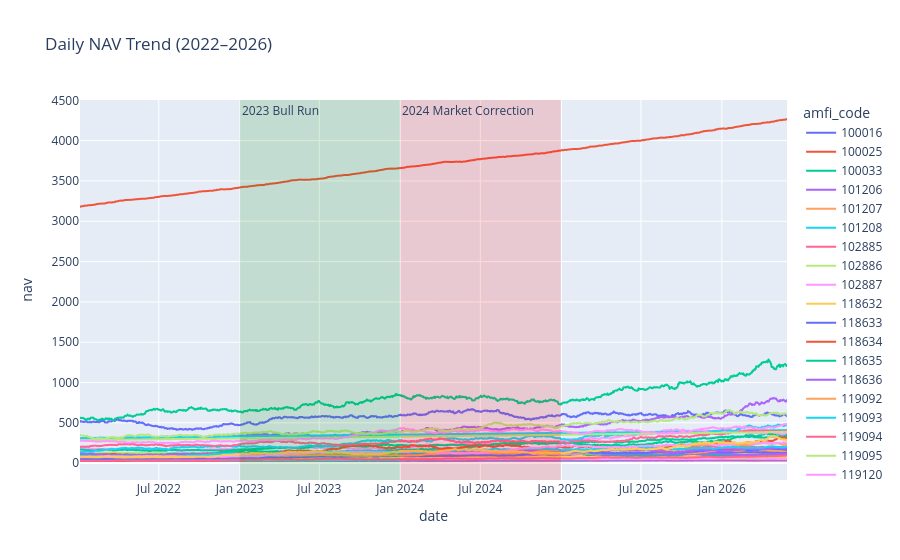

Notebook code cell kept with this figure:
### Code cell
fig = px.line(
    nav,
    x="date",
    y="nav",
    color="amfi_code",
    title="Daily NAV Trend (2022–2026)"
)

# Highlight 2023 Bull Run
fig.add_vrect(
    x0="2023-01-01",
    x1="2023-12-31",
    fillcolor="green",
    opacity=0.15,
    line_width=0,
    annotation_text="2023 Bull Run",
    annotation_position="top left"
)

# Highlight 2024 Market Correction
fig.add_vrect(
    x0="2024-01-01",
    x1="2024-12-31",
    fillcolor="red",
    opacity=0.15,
    line_width=0,
    annotation_text="2024 Market Correction",
    annotation_position="top left"
)

# Save the interactive chart
fig.write_html("../charts/nav_trend.html")

# Display the chart
fig.show()

### Figure 1 — Plotly figure (JSON) as saved in the notebook; plotly's stock layout.template omitted (floating-point values rounded to 4 significant figures; data arrays with more than 128 entries replaced by an {"elided": "..."} marker saying what was removed)
{"data": [{"hovertemplate": "amfi_code=100016<br>date=%{x}<br>nav=%{y}<extra></extra>", "legendgroup": "100016", "line": {"color": "#636efa", "dash": "solid"}, "marker": {"symbol": "circle"}, "mode": "lines", "name": "100016", "showlegend": true, "type": "scattergl", "x": {"elided": "1150 str values"}, "xaxis": "x", "y": {"elided": "1150 float values"}, "yaxis": "y"}, {"hovertemplate": "amfi_code=100025<br>date=%{x}<br>nav=%{y}<extra></extra>", "legendgroup": "100025", "line": {"color": "#EF553B", "dash": "solid"}, "marker": {"symbol": "circle"}, "mode": "lines", "name": "100025", "showlegend": true, "type": "scattergl", "x": {"elided": "1150 str values"}, "xaxis": "x", "y": {"elided": "1150 float values"}, "yaxis": "y"}, {"hovertemplate": "amfi_code=100033<br>date=%{x}<br>nav=%{y}<extra></extra>", "legendgroup": "100033", "line": {"color": "#00cc96", "dash": "solid"}, "marker": {"symbol": "circle"}, "mode": "lines", "name": "100033", "showlegend": true, "type": "scattergl", "x": {"elided": "1150 str values"}, "xaxis": "x", "y": {"elided": "1150 float values"}, "yaxis": "y"}, {"hovertemplate": "amfi_code=101206<br>date=%{x}<br>nav=%{y}<extra></extra>", "legendgroup": "101206", "line": {"color": "#ab63fa", "dash": "solid"}, "marker": {"symbol": "circle"}, "mode": "lines", "name": "101206", "showlegend": true, "type": "scattergl", "x": {"elided": "1150 str values"}, "xaxis": "x", "y": {"elided": "1150 float values"}, "yaxis": "y"}, {"hovertemplate": "amfi_code=101207<br>date=%{x}<br>nav=%{y}<extra></extra>", "legendgroup": "101207", "line": {"color": "#FFA15A", "dash": "solid"}, "marker": {"symbol": "circle"}, "mode": "lines", "name": "101207", "showlegend": true, "type": "scattergl", "x": {"elided": "1150 str values"}, "xaxis": "x", "y": {"elided": "1150 float values"}, "yaxis": "y"}, {"hovertemplate": "amfi_code=101208<br>date=%{x}<br>nav=%{y}<extra></extra>", "legendgroup": "101208", "line": {"color": "#19d3f3", "dash": "solid"}, "marker": {"symbol": "circle"}, "mode": "lines", "name": "101208", "showlegend": true, "type": "scattergl", "x": {"elided": "1150 str values"}, "xaxis": "x", "y": {"elided": "1150 float values"}, "yaxis": "y"}, {"hovertemplate": "amfi_code=102885<br>date=%{x}<br>nav=%{y}<extra></extra>", "legendgroup": "102885", "line": {"color": "#FF6692", "dash": "solid"}, "marker": {"symbol": "circle"}, "mode": "lines", "name": "102885", "showlegend": true, "type": "scattergl", "x": {"elided": "1150 str values"}, "xaxis": "x", "y": {"elided": "1150 float values"}, "yaxis": "y"}, {"hovertemplate": "amfi_code=102886<br>date=%{x}<br>nav=%{y}<extra></extra>", "legendgroup": "102886", "line": {"color": "#B6E880", "dash": "solid"}, "marker": {"symbol": "circle"}, "mode": "lines", "name": "102886", "showlegend": true, "type": "scattergl", "x": {"elided": "1150 str values"}, "xaxis": "x", "y": {"elided": "1150 float values"}, "yaxis": "y"}, {"hovertemplate": "amfi_code=102887<br>date=%{x}<br>nav=%{y}<extra></extra>", "legendgroup": "102887", "line": {"color": "#FF97FF", "dash": "solid"}, "marker": {"symbol": "circle"}, "mode": "lines", "name": "102887", "showlegend": true, "type": "scattergl", "x": {"elided": "1150 str values"}, "xaxis": "x", "y": {"elided": "1150 float values"}, "yaxis": "y"}, {"hovertemplate": "amfi_code=118632<br>date=%{x}<br>nav=%{y}<extra></extra>", "legendgroup": "118632", "line": {"color": "#FECB52", "dash": "solid"}, "marker": {"symbol": "circle"}, "mode": "lines", "name": "118632", "showlegend": true, "type": "scattergl", "x": {"elided": "1150 str values"}, "xaxis": "x", "y": {"elided": "1150 float values"}, "yaxis": "y"}, {"hovertemplate": "amfi_code=118633<br>date=%{x}<br>nav=%{y}<extra></extra>", "legendgroup": "118633", "line": {"color": "#636efa", "dash": "solid"}, "marker": {"symbol": "circle"}, "mode": "lines", "name": "118633", "showlegend": true, "type": "scattergl", "x": {"elided": "1150 str values"}, "xaxis": "x", "y": {"elided": "1150 float values"}, "yaxis": "y"}, {"hovertemplate": "amfi_code=118634<br>date=%{x}<br>nav=%{y}<extra></extra>", "legendgroup": "118634", "line": {"color": "#EF553B", "dash": "solid"}, "marker": {"symbol": "circle"}, "mode": "lines", "name": "118634", "showlegend": true, "type": "scattergl", "x": {"elided": "1150 str values"}, "xaxis": "x", "y": {"elided": "1150 float values"}, "yaxis": "y"}, {"hovertemplate": "amfi_code=118635<br>date=%{x}<br>nav=%{y}<extra></extra>", "legendgroup": "118635", "line": {"color": "#00cc96", "dash": "solid"}, "marker": {"symbol": "circle"}, "mode": "lines", "name": "118635", "showlegend": true, "type": "scattergl", "x": {"elided": "1150 str values"}, "xaxis": "x", "y": {"elided": "1150 float values"}, "yaxis": "y"}, {"hovertemplate": "amfi_code=118636<br>date=%{x}<br>nav=%{y}<extra></extra>", "legendgroup": "118636", "line": {"color": "#ab63fa", "dash": "solid"}, "marker": {"symbol": "circle"}, "mode": "lines", "name": "118636", "showlegend": true, "type": "scattergl", "x": {"elided": "1150 str values"}, "xaxis": "x", "y": {"elided": "1150 float values"}, "yaxis": "y"}, {"hovertemplate": "amfi_code=119092<br>date=%{x}<br>nav=%{y}<extra></extra>", "legendgroup": "119092", "line": {"color": "#FFA15A", "dash": "solid"}, "marker": {"symbol": "circle"}, "mode": "lines", "name": "119092", "showlegend": true, "type": "scattergl", "x": {"elided": "1150 str values"}, "xaxis": "x", "y": {"elided": "1150 float values"}, "yaxis": "y"}, {"hovertemplate": "amfi_code=119093<br>date=%{x}<br>nav=%{y}<extra></extra>", "legendgroup": "119093", "line": {"color": "#19d3f3", "dash": "solid"}, "marker": {"symbol": "circle"}, "mode": "lines", "name": "119093", "showlegend": true, "type": "scattergl", "x": {"elided": "1150 str values"}, "xaxis": "x", "y": {"elided": "1150 float values"}, "yaxis": "y"}, {"hovertemplate": "amfi_code=119094<br>date=%{x}<br>nav=%{y}<extra></extra>", "legendgroup": "119094", "line": {"color": "#FF6692", "dash": "solid"}, "marker": {"symbol": "circle"}, "mode": "lines", "name": "119094", "showlegend": true, "type": "scattergl", "x": {"elided": "1150 str values"}, "xaxis": "x", "y": {"elided": "1150 float values"}, "yaxis": "y"}, {"hovertemplate": "amfi_code=119095<br>date=%{x}<br>nav=%{y}<extra></extra>", "legendgroup": "119095", "line": {"color": "#B6E880", "dash": "solid"}, "marker": {"symbol": "circle"}, "mode": "lines", "name": "119095", "showlegend": true, "type": "scattergl", "x": {"elided": "1150 str values"}, "xaxis": "x", "y": {"elided": "1150 float values"}, "yaxis": "y"}, {"hovertemplate": "amfi_code=119120<br>date=%{x}<br>nav=%{y}<extra></extra>", "legendgroup": "119120", "line": {"color": "#FF97FF", "dash": "solid"}, "marker": {"symbol": "circle"}, "mode": "lines", "name": "119120", "showlegend": true, "type": "scattergl", "x": {"elided": "1150 str values"}, "xaxis": "x", "y": {"elided": "1150 float values"}, "yaxis": "y"}, {"hovertemplate": "amfi_code=119551<br>date=%{x}<br>nav=%{y}<extra></extra>", "legendgroup": "119551", "line": {"color": "#FECB52", "dash": "solid"}, "marker": {"symbol": "circle"}, "mode": "lines", "name": "119551", "showlegend": true, "type": "scattergl", "x": {"elided": "1150 str values"}, "xaxis": "x", "y": {"elided": "1150 float values"}, "yaxis": "y"}, {"hovertemplate": "amfi_code=119552<br>date=%{x}<br>nav=%{y}<extra></extra>", "legendgroup": "119552", "line": {"color": "#636efa", "dash": "solid"}, "marker": {"symbol": "circle"}, "mode": "lines", "name": "119552", "showlegend": true, "type": "scattergl", "x": {"elided": "1150 str values"}, "xaxis": "x", "y": {"elided": "1150 float values"}, "yaxis": "y"}, {"hovertemplate": "amfi_code=119598<br>date=%{x}<br>nav=%{y}<extra></extra>", "legendgroup": "119598", "line": {"color": "#EF553B", "dash": "solid"}, "marker": {"symbol": "circle"}, "mode": "lines", "name": "119598", "showlegend": true, "type": "scattergl", "x": {"elided": "1150 str values"}, "xaxis": "x", "y": {"elided": "1150 float values"}, "yaxis": "y"}, {"hovertemplate": "amfi_code=119599<br>date=%{x}<br>nav=%{y}<extra></extra>", "legendgroup": "119599", "line": {"color": "#00cc96", "dash": "solid"}, "marker": {"symbol": "circle"}, "mode": "lines", "name": "119599", "showlegend": true, "type": "scattergl", "x": {"elided": "1150 str values"}, "xaxis": "x", "y": {"elided": "1150 float values"}, "yaxis": "y"}, {"hovertemplate": "amfi_code=120503<br>date=%{x}<br>nav=%{y}<extra></extra>", "legendgroup": "120503", "line": {"color": "#ab63fa", "dash": "solid"}, "marker": {"symbol": "circle"}, "mode": "lines", "name": "120503", "showlegend": true, "type": "scattergl", "x": {"elided": "1150 str values"}, "xaxis": "x", "y": {"elided": "1150 float values"}, "yaxis": "y"}, {"hovertemplate": "amfi_code=120504<br>date=%{x}<br>nav=%{y}<extra></extra>", "legendgroup": "120504", "line": {"color": "#FFA15A", "dash": "solid"}, "marker": {"symbol": "circle"}, "mode": "lines", "name": "120504", "showlegend": true, "type": "scattergl", "x": {"elided": "1150 str values"}, "xaxis": "x", "y": {"elided": "1150 float values"}, "yaxis": "y"}, {"hovertemplate": "amfi_code=120505<br>date=%{x}<br>nav=%{y}<extra></extra>", "legendgroup": "120505", "line": {"color": "#19d3f3", "dash": "solid"}, "marker": {"symbol": "circle"}, "mode": "lines", "name": "120505", "showlegend": true, "type": "scattergl", "x": {"elided": "1150 str values"}, "xaxis": "x", "y": {"elided": "1150 float values"}, "yaxis": "y"}, {"hovertemplate": "amfi_code=120506<br>date=%{x}<br>nav=%{y}<extra></extra>", "legendgroup": "120506", "line": {"color": "#FF6692", "dash": "solid"}, "marker": {"symbol": "circle"}, "mode": "lines", "name": "120506", "showlegend": true, "type": "scattergl", "x": {"elided": "1150 str values"}, "xaxis": "x", "y": {"elided": "1150 float values"}, "yaxis": "y"}, {"hovertemplate": "amfi_code=120507<br>date=%{x}<br>nav=%{y}<extra></extra>", "legendgroup": "120507", "line": {"color": "#B6E880", "dash": "solid"}, "marker": {"symbol": "circle"}, "mode": "lines", "name": "120507", "showlegend": true, "type": "scattergl", "x": {"elided": "1150 str values"}, "xaxis": "x", "y": {"elided": "1150 float values"}, "yaxis": "y"}, {"hovertemplate": "amfi_code=120841<br>date=%{x}<br>nav=%{y}<extra></extra>", "legendgroup": "120841", "line": {"color": "#FF97FF", "dash": "solid"}, "marker": {"symbol": "circle"}, "mode": "lines", "name": "120841", "showlegend": true, "type": "scattergl", "x": {"elided": "1150 str values"}, "xaxis": "x", "y": {"elided": "1150 float values"}, "yaxis": "y"}, {"hovertemplate": "amfi_code=120842<br>date=%{x}<br>nav=%{y}<extra></extra>", "legendgroup": "120842", "line": {"color": "#FECB52", "dash": "solid"}, "marker": {"symbol": "circle"}, "mode": "lines", "name": "120842", "showlegend": true, "type": "scattergl", "x": {"elided": "1150 str values"}, "xaxis": "x", "y": {"elided": "1150 float values"}, "yaxis": "y"}, {"hovertemplate": "amfi_code=120843<br>date=%{x}<br>nav=%{y}<extra></extra>", "legendgroup": "120843", "line": {"color": "#636efa", "dash": "solid"}, "marker": {"symbol": "circle"}, "mode": "lines", "name": "120843", "showlegend": true, "type": "scattergl", "x": {"elided": "1150 str values"}, "xaxis": "x", "y": {"elided": "1150 float values"}, "yaxis": "y"}, {"hovertemplate": "amfi_code=120844<br>date=%{x}<br>nav=%{y}<extra></extra>", "legendgroup": "120844", "line": {"color": "#EF553B", "dash": "solid"}, "marker": {"symbol": "circle"}, "mode": "lines", "name": "120844", "showlegend": true, "type": "scattergl", "x": {"elided": "1150 str values"}, "xaxis": "x", "y": {"elided": "1150 float values"}, "yaxis": "y"}, {"hovertemplate": "amfi_code=125497<br>date=%{x}<br>nav=%{y}<extra></extra>", "legendgroup": "125497", "line": {"color": "#00cc96", "dash": "solid"}, "marker": {"symbol": "circle"}, "mode": "lines", "name": "125497", "showlegend": true, "type": "scattergl", "x": {"elided": "1150 str values"}, "xaxis": "x", "y": {"elided": "1150 float values"}, "yaxis": "y"}, {"hovertemplate": "amfi_code=125498<br>date=%{x}<br>nav=%{y}<extra></extra>", "legendgroup": "125498", "line": {"color": "#ab63fa", "dash": "solid"}, "marker": {"symbol": "circle"}, "mode": "lines", "name": "125498", "showlegend": true, "type": "scattergl", "x": {"elided": "1150 str values"}, "xaxis": "x", "y": {"elided": "1150 float values"}, "yaxis": "y"}, {"hovertemplate": "amfi_code=148567<br>date=%{x}<br>nav=%{y}<extra></extra>", "legendgroup": "148567", "line": {"color": "#FFA15A", "dash": "solid"}, "marker": {"symbol": "circle"}, "mode": "lines", "name": "148567", "showlegend": true, "type": "scattergl", "x": {"elided": "1150 str values"}, "xaxis": "x", "y": {"elided": "1150 float values"}, "yaxis": "y"}, {"hovertemplate": "amfi_code=148568<br>date=%{x}<br>nav=%{y}<extra></extra>", "legendgroup": "148568", "line": {"color": "#19d3f3", "dash": "solid"}, "marker": {"symbol": "circle"}, "mode": "lines", "name": "148568", "showlegend": true, "type": "scattergl", "x": {"elided": "1150 str values"}, "xaxis": "x", "y": {"elided": "1150 float values"}, "yaxis": "y"}, {"hovertemplate": "amfi_code=148569<br>date=%{x}<br>nav=%{y}<extra></extra>", "legendgroup": "148569", "line": {"color": "#FF6692", "dash": "solid"}, "marker": {"symbol": "circle"}, "mode": "lines", "name": "148569", "showlegend": true, "type": "scattergl", "x": {"elided": "1150 str values"}, "xaxis": "x", "y": {"elided": "1150 float values"}, "yaxis": "y"}, {"hovertemplate": "amfi_code=149322<br>date=%{x}<br>nav=%{y}<extra></extra>", "legendgroup": "149322", "line": {"color": "#B6E880", "dash": "solid"}, "marker": {"symbol": "circle"}, "mode": "lines", "name": "149322", "showlegend": true, "type": "scattergl", "x": {"elided": "1150 str values"}, "xaxis": "x", "y": {"elided": "1150 float values"}, "yaxis": "y"}, {"hovertemplate": "amfi_code=149323<br>date=%{x}<br>nav=%{y}<extra></extra>", "legendgroup": "149323", "line": {"color": "#FF97FF", "dash": "solid"}, "marker": {"symbol": "circle"}, "mode": "lines", "name": "149323", "showlegend": true, "type": "scattergl", "x": {"elided": "1150 str values"}, "xaxis": "x", "y": {"elided": "1150 float values"}, "yaxis": "y"}, {"hovertemplate": "amfi_code=149324<br>date=%{x}<br>nav=%{y}<extra></extra>", "legendgroup": "149324", "line": {"color": "#FECB52", "dash": "solid"}, "marker": {"symbol": "circle"}, "mode": "lines", "name": "149324", "showlegend": true, "type": "scattergl", "x": {"elided": "1150 str values"}, "xaxis": "x", "y": {"elided": "1150 float values"}, "yaxis": "y"}], "layout": {"annotations": [{"showarrow": false, "text": "2023 Bull Run", "x": "2023-01-01", "xanchor": "left", "xref": "x", "y": 1, "yanchor": "top", "yref": "y domain"}, {"showarrow": false, "text": "2024 Market Correction", "x": "2024-01-01", "xanchor": "left", "xref": "x", "y": 1, "yanchor": "top", "yref": "y domain"}], "legend": {"title": {"text": "amfi_code"}, "tracegroupgap": 0}, "shapes": [{"fillcolor": "green", "line": {"width": 0}, "opacity": 0.15, "type": "rect", "x0": "2023-01-01", "x1": "2023-12-31", "xref": "x", "y0": 0, "y1": 1, "yref": "y domain"}, {"fillcolor": "red", "line": {"width": 0}, "opacity": 0.15, "type": "rect", "x0": "2024-01-01", "x1": "2024-12-31", "xref": "x", "y0": 0, "y1": 1, "yref": "y domain"}], "title": {"text": "Daily NAV Trend (2022–2026)"}, "xaxis": {"anchor": "y", "domain": [0, 1], "title": {"text": "date"}}, "yaxis": {"anchor": "x", "domain": [0, 1], "title": {"text": "nav"}}}}
